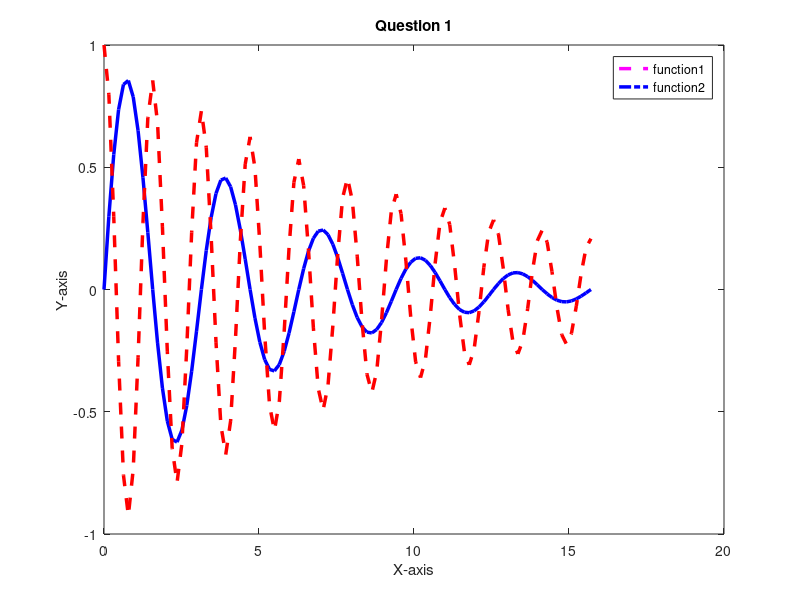

MATLAB code for this plot:
% Define the range of x values
x = 0:pi/20:5*pi;

% Define the functions
y1 = exp(-0.2*x).*sin(2*x);
y2 = exp(-0.1*x).*cos(4*x);

% Plot the functions
fig = figure;
plot(x, y1, 'b', 'LineWidth', 2.5); % Plot y1 with blue color and thicker line
hold on; % Hold the current plot
plot(x, y2, 'r--', 'LineWidth', 2.5); % Plot y2 with red color and dashed line
hold off; % Release the hold on the plot

% (b) Edit mode to insert x-label, y-label, title, and legend
xlabel('X-axis');
ylabel('Y-axis');
title('Question 1');
legend('function1', 'function2', 'Location', 'best');
%legend=右上角圖例
%legend('show') legend('off')
% (c) Use Figure properties editor to change line properties
% You can do this manually in the figure window.

% (d) Use handle of the graphic object to change line properties
% Get handles to the lines
hLines = findobj(fig, 'Type', 'Line');

% Change line properties
set(hLines(1), 'Color', [0, 0, 1]); % Change y1 line color to light blue
set(hLines(2), 'Color', [1, 0, 1]);
set(hLines(1), 'LineStyle', '-.');
set(hLines(2), 'LineStyle', '--'); % Change y2 line style to dash-dot
